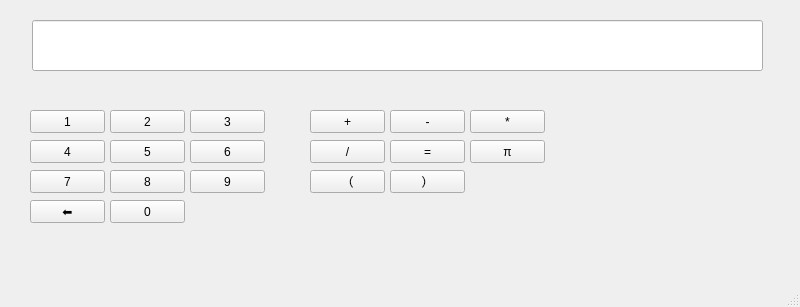
<?xml version="1.0" encoding="UTF-8"?>
<ui version="4.0">
 <class>MainWindow</class>
 <widget class="QMainWindow" name="MainWindow">
  <property name="geometry">
   <rect>
    <x>0</x>
    <y>0</y>
    <width>800</width>
    <height>307</height>
   </rect>
  </property>
  <property name="windowTitle">
   <string>计算器</string>
  </property>
  <widget class="QWidget" name="centralwidget">
   <widget class="QLineEdit" name="lineEdit">
    <property name="geometry">
     <rect>
      <x>32</x>
      <y>20</y>
      <width>731</width>
      <height>51</height>
     </rect>
    </property>
   </widget>
   <widget class="QPushButton" name="pushButton">
    <property name="geometry">
     <rect>
      <x>30</x>
      <y>110</y>
      <width>75</width>
      <height>23</height>
     </rect>
    </property>
    <property name="text">
     <string>1</string>
    </property>
   </widget>
   <widget class="QPushButton" name="pushButton_2">
    <property name="geometry">
     <rect>
      <x>110</x>
      <y>140</y>
      <width>75</width>
      <height>23</height>
     </rect>
    </property>
    <property name="text">
     <string>5</string>
    </property>
   </widget>
   <widget class="QPushButton" name="pushButton_3">
    <property name="geometry">
     <rect>
      <x>190</x>
      <y>140</y>
      <width>75</width>
      <height>23</height>
     </rect>
    </property>
    <property name="text">
     <string>6</string>
    </property>
   </widget>
   <widget class="QPushButton" name="pushButton_4">
    <property name="geometry">
     <rect>
      <x>30</x>
      <y>170</y>
      <width>75</width>
      <height>23</height>
     </rect>
    </property>
    <property name="text">
     <string>7</string>
    </property>
   </widget>
   <widget class="QPushButton" name="pushButton_5">
    <property name="geometry">
     <rect>
      <x>190</x>
      <y>170</y>
      <width>75</width>
      <height>23</height>
     </rect>
    </property>
    <property name="text">
     <string>9</string>
    </property>
   </widget>
   <widget class="QPushButton" name="pushButton_6">
    <property name="geometry">
     <rect>
      <x>110</x>
      <y>200</y>
      <width>75</width>
      <height>23</height>
     </rect>
    </property>
    <property name="text">
     <string>0</string>
    </property>
   </widget>
   <widget class="QPushButton" name="pushButton_7">
    <property name="geometry">
     <rect>
      <x>110</x>
      <y>170</y>
      <width>75</width>
      <height>23</height>
     </rect>
    </property>
    <property name="text">
     <string>8</string>
    </property>
   </widget>
   <widget class="QPushButton" name="pushButton_8">
    <property name="geometry">
     <rect>
      <x>30</x>
      <y>140</y>
      <width>75</width>
      <height>23</height>
     </rect>
    </property>
    <property name="text">
     <string>4</string>
    </property>
   </widget>
   <widget class="QPushButton" name="pushButton_9">
    <property name="geometry">
     <rect>
      <x>190</x>
      <y>110</y>
      <width>75</width>
      <height>23</height>
     </rect>
    </property>
    <property name="text">
     <string>3</string>
    </property>
   </widget>
   <widget class="QPushButton" name="pushButton_10">
    <property name="geometry">
     <rect>
      <x>110</x>
      <y>110</y>
      <width>75</width>
      <height>23</height>
     </rect>
    </property>
    <property name="text">
     <string>2</string>
    </property>
   </widget>
   <widget class="QPushButton" name="pushButton_11">
    <property name="geometry">
     <rect>
      <x>30</x>
      <y>200</y>
      <width>75</width>
      <height>23</height>
     </rect>
    </property>
    <property name="text">
     <string>⬅</string>
    </property>
   </widget>
   <widget class="QPushButton" name="pushButton_12">
    <property name="geometry">
     <rect>
      <x>310</x>
      <y>110</y>
      <width>75</width>
      <height>23</height>
     </rect>
    </property>
    <property name="text">
     <string>+</string>
    </property>
   </widget>
   <widget class="QPushButton" name="pushButton_13">
    <property name="geometry">
     <rect>
      <x>390</x>
      <y>110</y>
      <width>75</width>
      <height>23</height>
     </rect>
    </property>
    <property name="text">
     <string>-</string>
    </property>
   </widget>
   <widget class="QPushButton" name="pushButton_14">
    <property name="geometry">
     <rect>
      <x>390</x>
      <y>140</y>
      <width>75</width>
      <height>23</height>
     </rect>
    </property>
    <property name="text">
     <string>=</string>
    </property>
   </widget>
   <widget class="QPushButton" name="pushButton_15">
    <property name="geometry">
     <rect>
      <x>470</x>
      <y>110</y>
      <width>75</width>
      <height>23</height>
     </rect>
    </property>
    <property name="text">
     <string>*</string>
    </property>
   </widget>
   <widget class="QPushButton" name="pushButton_16">
    <property name="geometry">
     <rect>
      <x>310</x>
      <y>140</y>
      <width>75</width>
      <height>23</height>
     </rect>
    </property>
    <property name="text">
     <string>/</string>
    </property>
   </widget>
   <widget class="QPushButton" name="pushButton_17">
    <property name="geometry">
     <rect>
      <x>310</x>
      <y>170</y>
      <width>75</width>
      <height>23</height>
     </rect>
    </property>
    <property name="text">
     <string>（</string>
    </property>
   </widget>
   <widget class="QPushButton" name="pushButton_18">
    <property name="geometry">
     <rect>
      <x>390</x>
      <y>170</y>
      <width>75</width>
      <height>23</height>
     </rect>
    </property>
    <property name="text">
     <string>）</string>
    </property>
   </widget>
   <widget class="QPushButton" name="pushButton_19">
    <property name="geometry">
     <rect>
      <x>470</x>
      <y>140</y>
      <width>75</width>
      <height>23</height>
     </rect>
    </property>
    <property name="text">
     <string>π</string>
    </property>
   </widget>
  </widget>
  <widget class="QMenuBar" name="menubar">
   <property name="geometry">
    <rect>
     <x>0</x>
     <y>0</y>
     <width>800</width>
     <height>22</height>
    </rect>
   </property>
  </widget>
  <widget class="QStatusBar" name="statusbar"/>
 </widget>
 <resources/>
 <connections/>
</ui>
